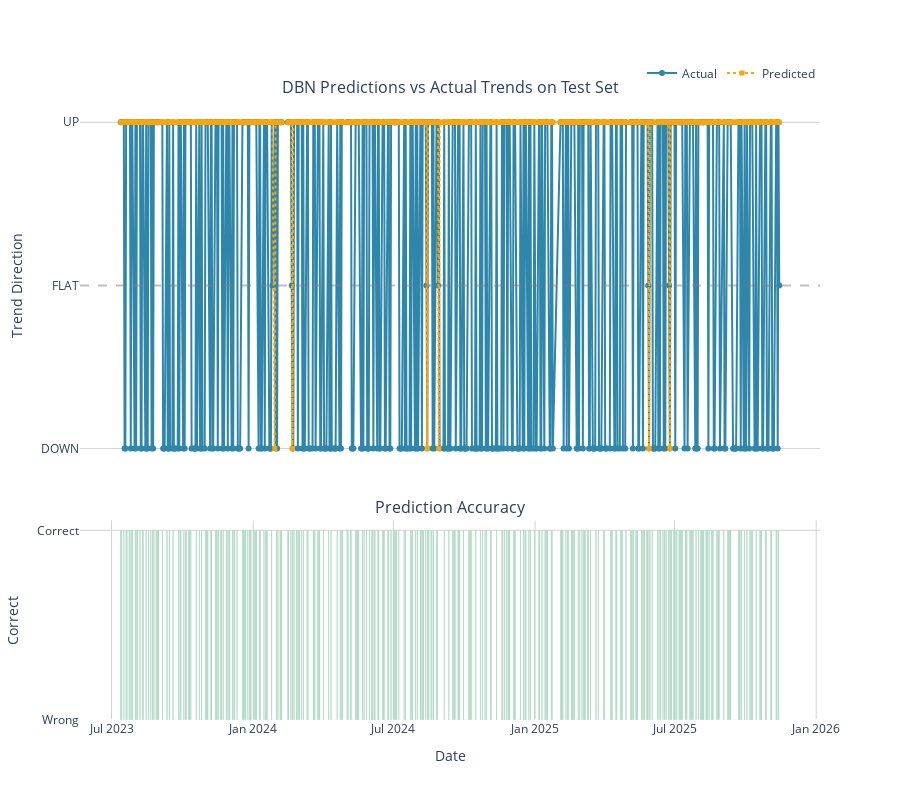

Notebook source saved alongside this figure:
### Code cell
# ============================================================================
# VISUALIZE PREDICTIONS VS ACTUALS (Interactive with Plotly)
# ============================================================================
# Plot predicted vs actual trends over time in the test set
# Uses Plotly for interactive visualization (no numpy compatibility issues)
# ============================================================================

import plotly.graph_objects as go
from plotly.subplots import make_subplots

# Create mapping for visualization
trend_map = {"DOWN": -1, "FLAT": 0, "UP": 1}
actuals_numeric = [trend_map.get(t, 0) for t in actuals]
predictions_numeric = [trend_map.get(t, 0) for t in predictions]

# Get test dates
test_dates = pd.to_datetime(df_test['Date'].values[:len(actuals)])

# Create figure with two subplots
fig = make_subplots(
    rows=2, cols=1,
    shared_xaxes=True,
    vertical_spacing=0.08,
    subplot_titles=('DBN Predictions vs Actual Trends on Test Set', 
                    'Prediction Accuracy'),
    row_heights=[0.65, 0.35]
)

# Plot 1: Actual vs Predicted trends
fig.add_trace(
    go.Scatter(
        x=test_dates,
        y=actuals_numeric,
        name='Actual',
        mode='lines+markers',
        line=dict(color='#2E86AB', width=2),
        marker=dict(size=6, symbol='circle'),
        hovertemplate='<b>Date</b>: %{x|%Y-%m-%d}<br>' +
                      '<b>Actual</b>: %{text}<br>' +
                      '<extra></extra>',
        text=[k for k, v in trend_map.items() if v in actuals_numeric]
    ),
    row=1, col=1
)

fig.add_trace(
    go.Scatter(
        x=test_dates,
        y=predictions_numeric,
        name='Predicted',
        mode='lines+markers',
        line=dict(color='#FFA500', width=2, dash='dot'),
        marker=dict(size=5, symbol='square'),
        hovertemplate='<b>Date</b>: %{x|%Y-%m-%d}<br>' +
                      '<b>Predicted</b>: %{text}<br>' +
                      '<extra></extra>',
        text=[k for k, v in trend_map.items() if v in predictions_numeric]
    ),
    row=1, col=1
)

# Add horizontal line at 0
fig.add_hline(y=0, line_dash="dash", line_color="gray", opacity=0.5, row=1, col=1)

# Plot 2: Match/Mismatch indicators
matches = [1 if a == p else 0 for a, p in zip(actuals, predictions)]
colors_bar = ['#28a745' if m == 1 else '#dc3545' for m in matches]

fig.add_trace(
    go.Bar(
        x=test_dates,
        y=matches,
        marker_color=colors_bar,
        showlegend=False,
        hovertemplate='<b>Date</b>: %{x|%Y-%m-%d}<br>' +
                      '<b>Match</b>: %{text}<br>' +
                      '<extra></extra>',
        text=['Correct' if m == 1 else 'Wrong' for m in matches]
    ),
    row=2, col=1
)

# Update layout
fig.update_layout(
    height=800,
    hovermode='x unified',
    showlegend=True,
    legend=dict(
        orientation="h",
        yanchor="bottom",
        y=1.02,
        xanchor="right",
        x=1
    ),
    plot_bgcolor='white',
    paper_bgcolor='white'
)

# Update y-axes
fig.update_yaxes(
    title_text="Trend Direction",
    ticktext=['DOWN', 'FLAT', 'UP'],
    tickvals=[-1, 0, 1],
    showgrid=True,
    gridwidth=1,
    gridcolor='lightgray',
    row=1, col=1
)

fig.update_yaxes(
    title_text="Correct",
    ticktext=['Wrong', 'Correct'],
    tickvals=[0, 1],
    showgrid=True,
    gridwidth=1,
    gridcolor='lightgray',
    row=2, col=1
)

# Update x-axes
fig.update_xaxes(
    title_text="Date",
    showgrid=True,
    gridwidth=1,
    gridcolor='lightgray',
    row=2, col=1
)

# Show the interactive plot
fig.show()

print(f"\n✓ Interactive visualization completed!")
print(f"Green bars = Correct predictions ({sum(matches)} out of {len(matches)})")
print(f"Red bars = Incorrect predictions ({len(matches) - sum(matches)} out of {len(matches)})")
print(f"Accuracy: {sum(matches)/len(matches)*100:.2f}%")

### Figure 1 — Plotly figure (JSON) as saved in the notebook; plotly's stock layout.template omitted (floating-point values rounded to 4 significant figures; data arrays with more than 128 entries replaced by an {"elided": "..."} marker saying what was removed)
{"data": [{"hovertemplate": "<b>Date</b>: %{x|%Y-%m-%d}<br><b>Actual</b>: %{text}<br><extra></extra>", "line": {"color": "#2E86AB", "width": 2}, "marker": {"size": 6, "symbol": "circle"}, "mode": "lines+markers", "name": "Actual", "text": ["DOWN", "FLAT", "UP"], "type": "scatter", "x": {"elided": "586 str values"}, "xaxis": "x", "y": {"elided": "586 int values"}, "yaxis": "y"}, {"hovertemplate": "<b>Date</b>: %{x|%Y-%m-%d}<br><b>Predicted</b>: %{text}<br><extra></extra>", "line": {"color": "#FFA500", "dash": "dot", "width": 2}, "marker": {"size": 5, "symbol": "square"}, "mode": "lines+markers", "name": "Predicted", "text": ["DOWN", "UP"], "type": "scatter", "x": {"elided": "586 str values"}, "xaxis": "x", "y": {"elided": "586 int values"}, "yaxis": "y"}, {"hovertemplate": "<b>Date</b>: %{x|%Y-%m-%d}<br><b>Match</b>: %{text}<br><extra></extra>", "marker": {"color": {"elided": "586 str values"}}, "showlegend": false, "text": {"elided": "586 str values"}, "type": "bar", "x": {"elided": "586 str values"}, "xaxis": "x2", "y": {"elided": "586 int values"}, "yaxis": "y2"}], "layout": {"annotations": [{"font": {"size": 16}, "showarrow": false, "text": "DBN Predictions vs Actual Trends on Test Set", "x": 0.5, "xanchor": "center", "xref": "paper", "y": 1, "yanchor": "bottom", "yref": "paper"}, {"font": {"size": 16}, "showarrow": false, "text": "Prediction Accuracy", "x": 0.5, "xanchor": "center", "xref": "paper", "y": 0.322, "yanchor": "bottom", "yref": "paper"}], "height": 800, "hovermode": "x unified", "legend": {"orientation": "h", "x": 1, "xanchor": "right", "y": 1.02, "yanchor": "bottom"}, "paper_bgcolor": "white", "plot_bgcolor": "white", "shapes": [{"line": {"color": "gray", "dash": "dash"}, "opacity": 0.5, "type": "line", "x0": 0, "x1": 1, "xref": "x domain", "y0": 0, "y1": 0, "yref": "y"}], "showlegend": true, "xaxis": {"anchor": "y", "domain": [0, 1], "matches": "x2", "showticklabels": false}, "xaxis2": {"anchor": "y2", "domain": [0, 1], "gridcolor": "lightgray", "gridwidth": 1, "showgrid": true, "title": {"text": "Date"}}, "yaxis": {"anchor": "x", "domain": [0.402, 1], "gridcolor": "lightgray", "gridwidth": 1, "showgrid": true, "ticktext": ["DOWN", "FLAT", "UP"], "tickvals": [-1, 0, 1], "title": {"text": "Trend Direction"}}, "yaxis2": {"anchor": "x2", "domain": [0, 0.322], "gridcolor": "lightgray", "gridwidth": 1, "showgrid": true, "ticktext": ["Wrong", "Correct"], "tickvals": [0, 1], "title": {"text": "Correct"}}}}
